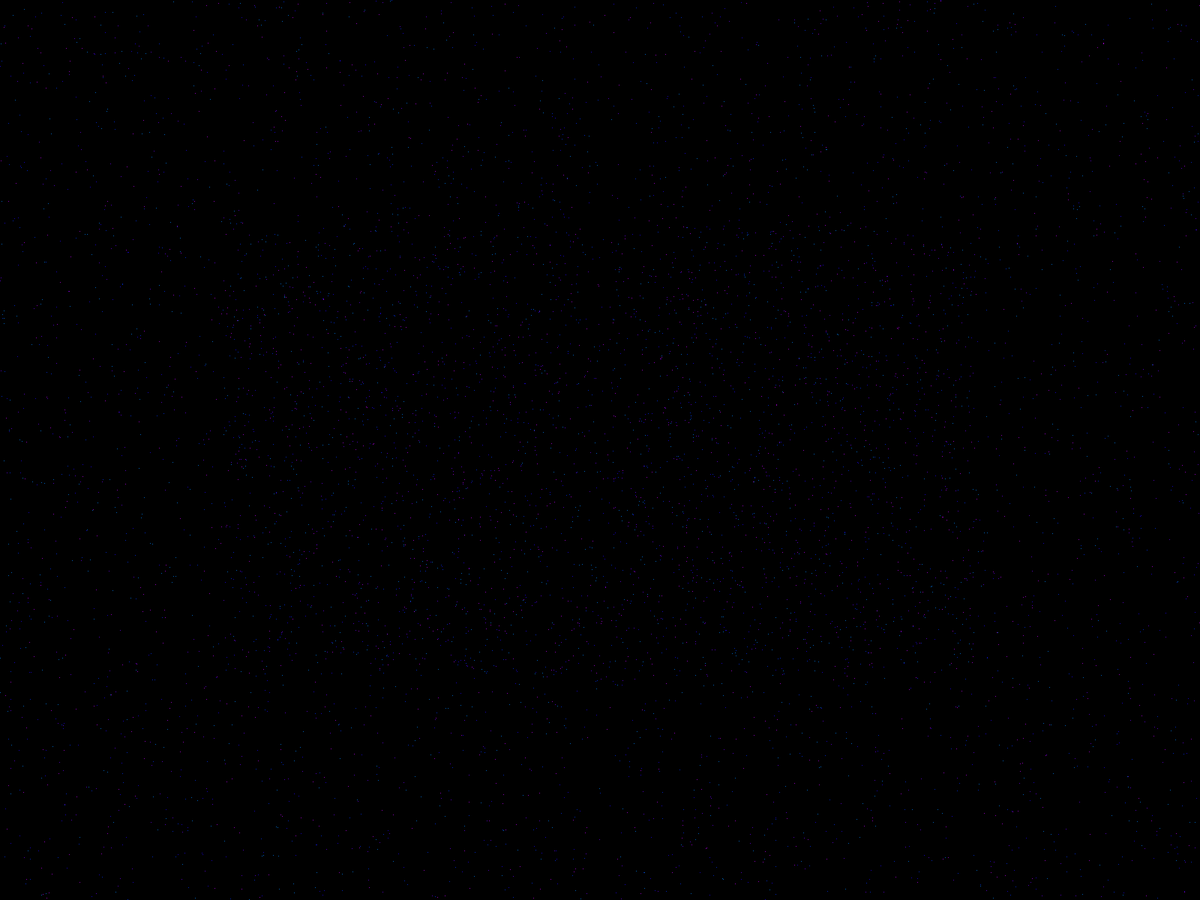
Frame 1 (no input)
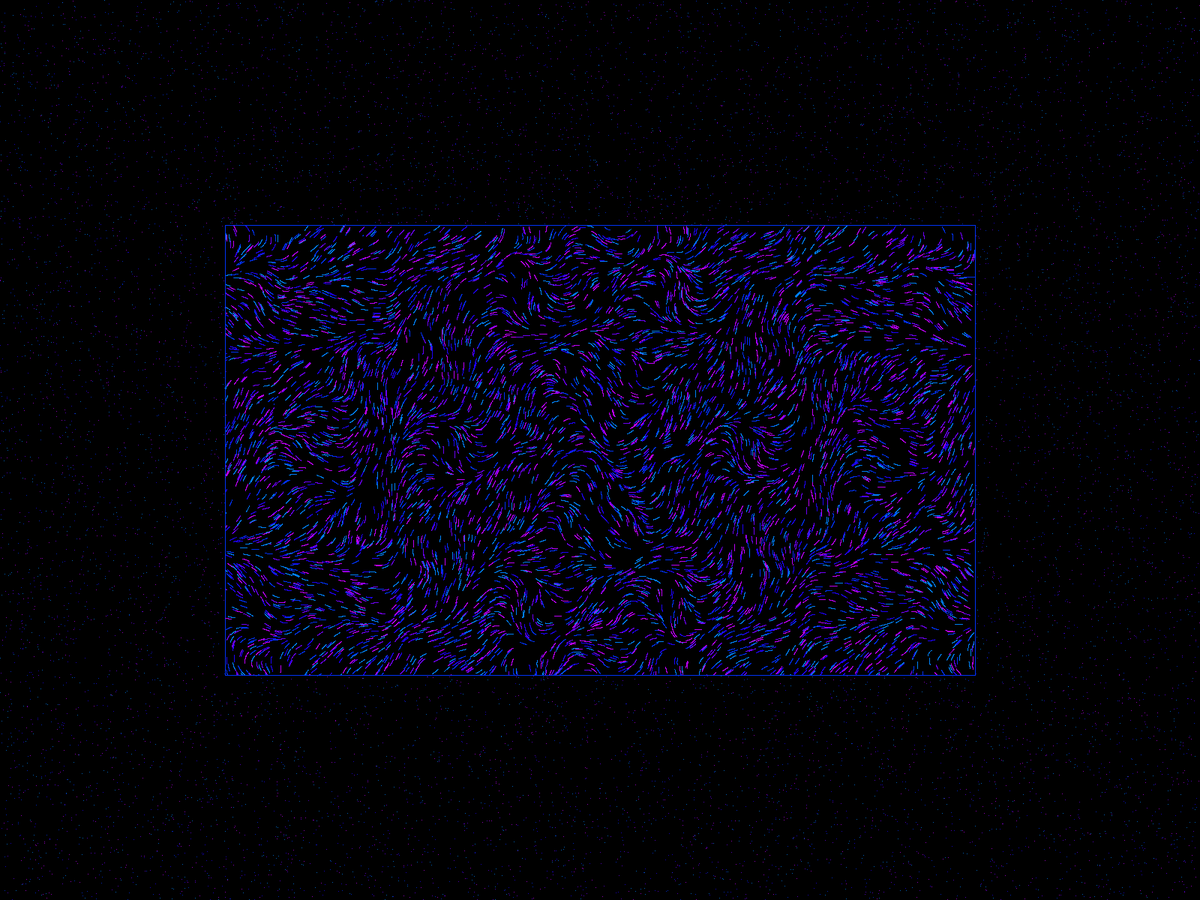
Frame 60 (the mouse pressed at the canvas centre just before this capture)
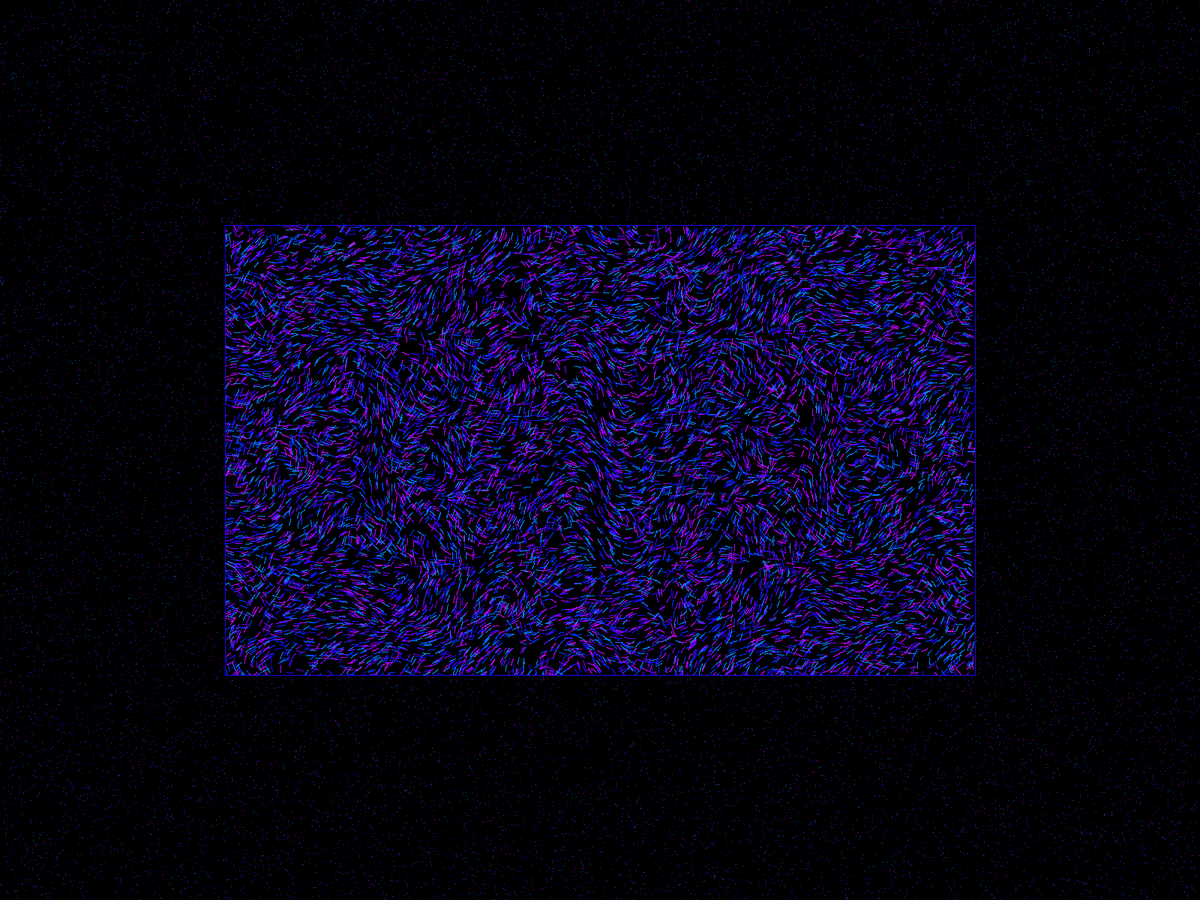
Frame 120 (the mouse held since frame 60 and released just before this capture)

The Processing sketch that drew these frames (run headless with seeded random() and noise(); from frame 60 on, the mouse is pressed at the canvas centre):

// Processing sketch: Proyecto_1
// ── Proyecto_1.pde
//-----------------PROYECTO ARTE FRACTAL-------------------///
//REGLA No.1 -> Todos los elementos son aleatorios
//REGLA No.2 -> Todo el arte abstracto se crea utilizando el algoritmo de ruido (noise)
//REGLA No.3 -> Cada vez que se presiona una tecla, la forma de las estrellas cambia


//Variables Arte Abstracto
Puntos[] puntos;
HashMap<String, Integer> PaletaColor1;

//Variables Estrellas
int numLadosEstrella;
ArrayList<Estrella> estrellas;

void setup() {
  fullScreen();
  //size(1100,700);
  background(0);
  puntos = new Puntos[7000];

  PaletaColor1 = new HashMap<String, Integer>();
  PaletaColor1.put("color1",color(29,1,245));
  PaletaColor1.put("color2",color(0,50,245));
  PaletaColor1.put("color3",color(0,127,245));
  PaletaColor1.put("color4",color(109,0,245)); 
  PaletaColor1.put("color5",color(189,0,245));
  
  //Inicializacion de puntos del Arte Abstracto
  for(int i = 0; i < puntos.length; i++){
    puntos[i] = new Puntos();
  }
    
  numLadosEstrella = 4; // Valor inicial de aristas = 4
  //Inicializacion del arreglo dinamico
  estrellas = new ArrayList<Estrella>();
  
}

void draw() {
  translate(width / 2, height / 2);
  rectMode(CENTER);
  noFill(); 
  rect(0, 0, 1000, 600);
  
  //Funciones Arte Abstracto (Objeto_1)
  for(Puntos p : puntos) {
    p.mover();
    p.mostrar();
  }
  
  //Funciones Estrellas (Objeto_2)
  for (int i = 0; i<estrellas.size(); i++) {
    Estrella estrella = estrellas.get(i);
    estrella.animar();    
  }
}


//----------------------ARTE ABSTRACTO (NOISE)--------------------//
class Puntos{
  float angulo;
  PVector posicion;
  
  //variables para usar Paleta de Color
  String[] colores;
  String colorElegido;
  color particulaColor;

  public Puntos(){
    //REGLA No.1
    posicion = new PVector(random(-width / 2, width / 2), random(-height / 2, height / 2));
    angulo = 0;


    // Selecciona un color de la paleta utilizando un nombre
    //Creacion de Arreglo de Strings para las claves del HashMap
    colores = PaletaColor1.keySet().toArray(new String[0]);
    colorElegido = colores[int(random(colores.length))];
    particulaColor = PaletaColor1.get(colorElegido);
  }
  
  
  public void mover(){ 
    //REGLA No.2
    //--References Processing--
    //Investigacion complementaria (noise)
    angulo = noise(posicion.x / 100, posicion.y / 100) * TWO_PI;
    posicion.add(new PVector(cos(angulo) / TWO_PI, sin(angulo) / TWO_PI));
    
    if(posicion.y < -300 || posicion.y > 300 || posicion.x < -500 || posicion.x > 500){
      posicion = new PVector(random(-width / 2, width / 2), random(-height / 2, height / 2));
    }
  }

  public void mostrar(){
    stroke(particulaColor);
    point(posicion.x, posicion.y);
  }
}

//------------------------PARTICULAS ESTRELLAS--------------------//
class Estrella{
  float x, y, fuerzaX, fuerzaY, dirX, dirY, nX, nY, dim, transparencia;
  color colorEstrella;

  public Estrella(float x, float y) {
    this.x = x;
    this.y = y;
    this.fuerzaX = 0.5;
    this.fuerzaY = 0.5;
    this.dirX = random(-fuerzaX, fuerzaX);
    this.dirY = random(-fuerzaY, fuerzaY);
    this.nX = noise(x / 100.0, y / 100.0); //Efecto noise en estrellas
    this.nY = noise(y / 100.0, x / 100.0);
    this.dim = random(15, 25);
    this.transparencia = random(100,255);
    this.colorEstrella = color(255, 255, 0);
  }

  public void mover() {
    this.x += dirX;
    this.y += dirY;
    this.transparencia -= 10;
    this.dim -= 0.2;
    //map(value, inicio1, final1, inicio2, final2)
    this.dirX = map(nX, 0, 1, -fuerzaX, fuerzaX); //Maps son...
    this.dirY = map(nY, 0, 1, -fuerzaY, fuerzaY);
  }

  public void dibujar() {
    stroke(0);
    fill(colorEstrella);
    cambioDeForma(x, y, numLadosEstrella, dim / 2, dim);
  }

  public void animar() {
     if (transparencia <= 0 && dim <= 0) {
    return; // No hacemos nada si ya están completamente desvanecidas.
  }
    mover();
    dibujar();
  }
  
  //REGLA No.3
  //--References Processing--
  void cambioDeForma(float x, float y, int lados, float radio1, float radio2) {
    float angulo = TWO_PI / lados;
    float medioAngulo = angulo / 2.0;
    
    beginShape();
      for (float i = -PI/2; i < TWO_PI - PI/2; i += angulo) {
        float sx = x + cos(i) * radio2;
        float sy = y + sin(i) * radio2;
        vertex(sx, sy);
        sx = x + cos(i + medioAngulo) * radio1;
        sy = y + sin(i + medioAngulo) * radio1;
        vertex(sx, sy);
      }
    endShape(CLOSE);
  }
  
}

 
//--------------------INTERACTIVIDAD CON EL USUARIO----------------//

//Arte Abstracto
void mousePressed() { //Si se presiona click, todo el arte abstracto se resetea
  background(0);
  noiseSeed((long) random(100)); //valor aleatorio de duracion(tiempo)
  
  for(int i = 0; i < puntos.length; i++) {
    puntos[i] = new Puntos();
  }
}

//Estrellas
void keyPressed() { //Si se presiona barra espaciadora, se generan estrellas aleatoriamente
  if (keyCode == 32) {
    
    //REGLA No.1
    int numEstrellas = int(random(1, 10));
    for (int i = 0; i < numEstrellas; i++) {
      float posX = random(-width / 2, width / 2); // Distribución en todo el ancho
      float posY = random(-height / 2, height / 2); // Distribución en todo el alto
      
      Estrella nuevaEstrella = new Estrella(posX, posY);
      estrellas.add(nuevaEstrella);
    }
  } 
  
//REGLA No.3
  else if (key >= '4' && key <= '9') {//Si se presiona los numeros de 4 a 9, la forma de estrella cambia
    numLadosEstrella = key - '0'; // Convierte el carácter a un número
  }
}
